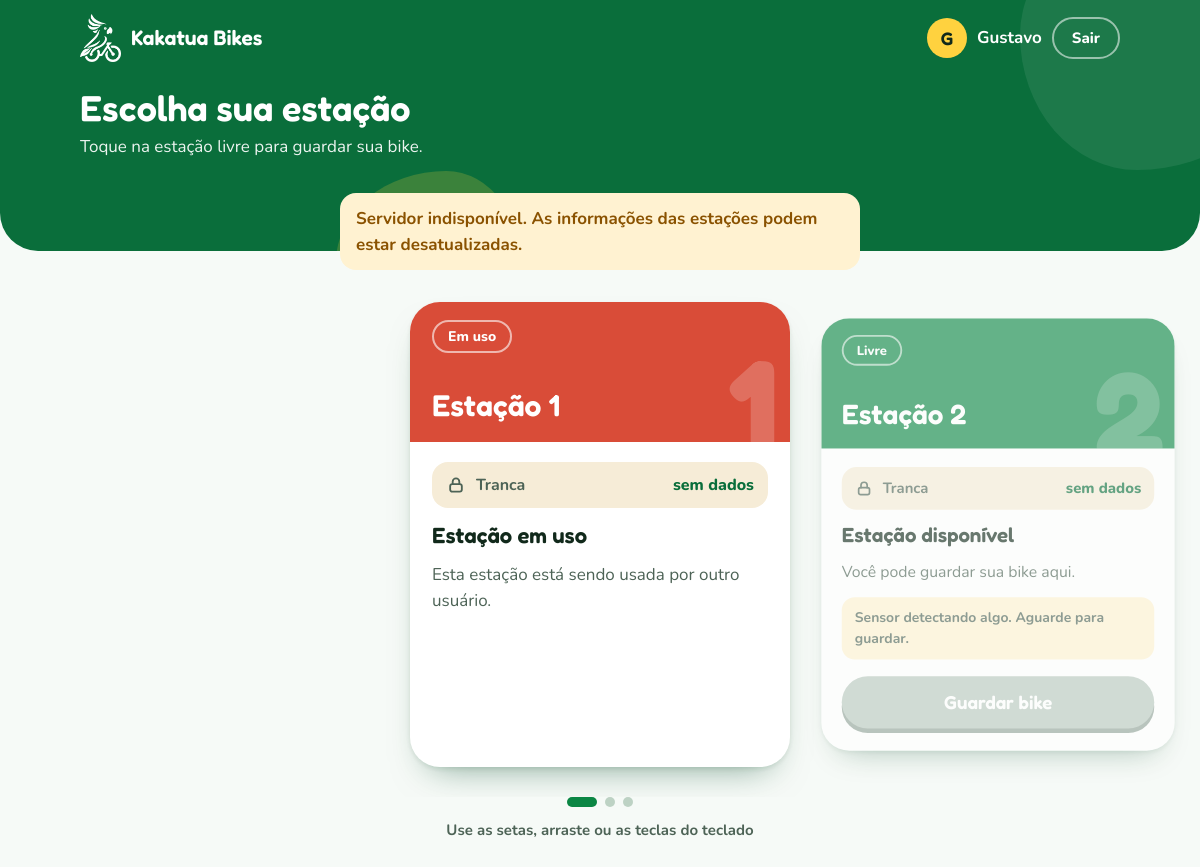
The page /page2/ (signed in) on the database as committed earlier.
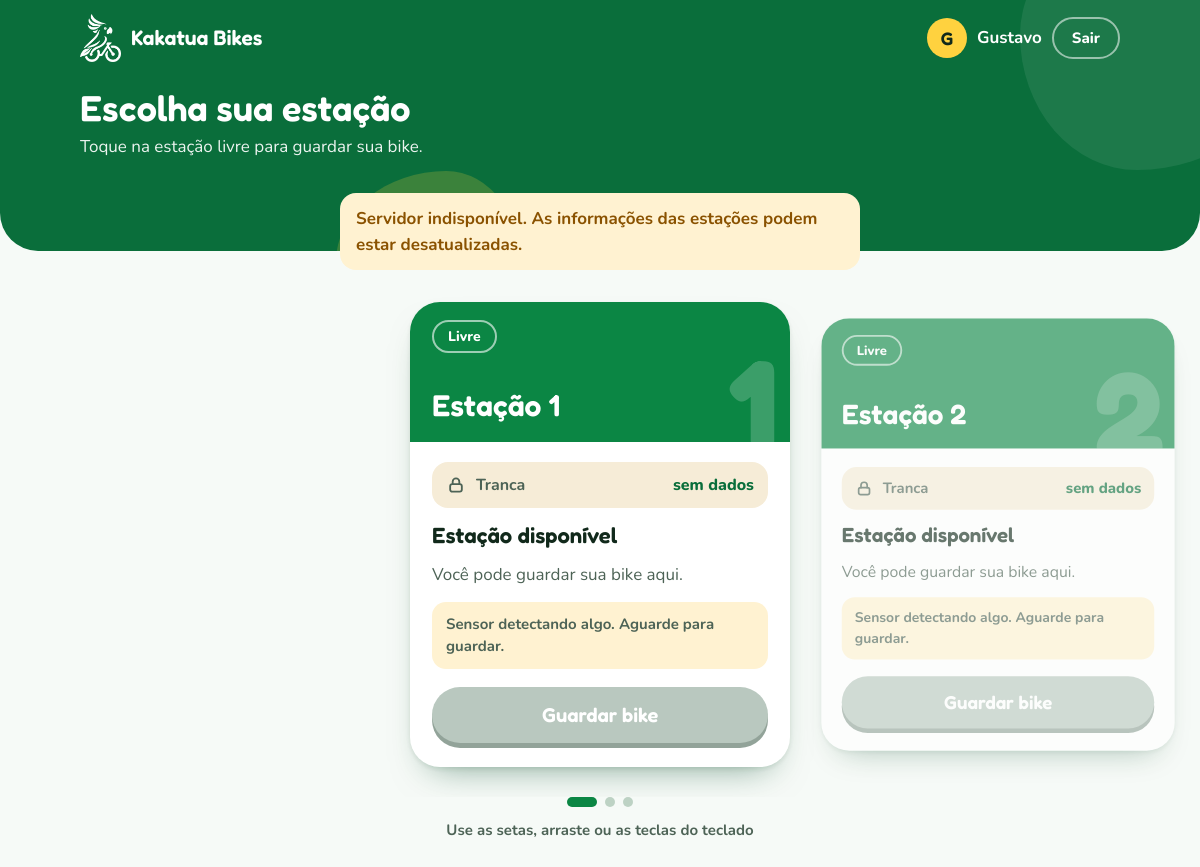
The same page on the database as committed later.
### kakatuasoft/models.py (models this page shows, shortened)
class Usuario(models.Model):
    Login = models.CharField(max_length=50, unique=True)
    Email = models.EmailField(unique=True, null=True, blank=True)
    Senha = models.CharField(max_length=128)
    id_tranca = models.IntegerField(default=0)
    estado_tranca = models.IntegerField(default=0)
    tranca_reservada = models.IntegerField(default=0)
    email_verificado = models.BooleanField(default=False)
    criado_em = models.DateTimeField(auto_now_add=True, null=True)
    ultima_liberacao = models.DateTimeField(null=True, blank=True)

class Estacao(models.Model):
    nome = models.CharField(max_length=50)
    latitude = models.FloatField(null=True, blank=True)
    longitude = models.FloatField(null=True, blank=True)
    ocupada_por = models.ForeignKey(
        Usuario,
        null=True, blank=True,
        on_delete=models.SET_NULL,
        related_name="estacoes_ocupadas",
    )
    ocupada_em = models.DateTimeField(null=True, blank=True)
    @property
    def livre(self):
        return self.ocupada_por_id is None

### kakatuasoft/views.py (the view)
# urls.py: path('page2/', views.page2, name='page2'),
@login_necessario
def page2(request):
    estacoes = list(Estacao.objects.all().order_by('id'))
    estado = _estado_servidor(estacoes)
    for e in estacoes:
        e.tranca = estado['trancas'].get(e.pk)
        e.sensor_bloqueia = estado['sensor_bloqueia'][e.pk]
    return render(request, 'page2.html', {
        'usuario': request.usuario,
        'estacoes': estacoes,
        'bloqueada': estado['bloqueada'],
        'exigir_localizacao': EXIGIR_LOCALIZACAO,
    })

### kakatuasoft/servidor.py (called while the page is built)
def _get(path):
    try:
        r = requests.get(SERVIDOR_URL + path, headers=HEADERS, timeout=3)
        r.raise_for_status()
        return r.json()
    except Exception as e:
        print(f"Erro ao consultar {path}: {e}")
        return None

def consultar_estacao():
    dados = _get("estacao/")
    return None if dados is None else bool(dados.get("bloqueada", False))

### kakatuasoft/views.py (called while the page is built, shortened)
def login_necessario(view):
    @wraps(view)
    def wrapper(request, *args, **kwargs):
        usuario_id = request.session.get('usuario_id')
        if not usuario_id:
            return redirect('page1')
        try:
            request.usuario = Usuario.objects.get(id=usuario_id)
        except Usuario.DoesNotExist:
            request.session.flush()
            return redirect('page1')
        return view(request, *args, **kwargs)
    return wrapper

def _sensor_bloqueia(pk, tranca):
    if pk not in ESTACOES_COM_SENSOR:
        return False
    if tranca is None:
        return True
    return str(tranca.get('estado')).strip().lower() in ESTADOS_DETECTANDO

def _estado_servidor(estacoes):
    bloqueada = consultar_estacao()
    if bloqueada is None:  # servidor indisponível
        return {
            'bloqueada': None,
            'trancas': {},
            'sensor_bloqueia': {e.pk: _sensor_bloqueia(e.pk, None) for e in estacoes},
        }

### kakatuasoft/templates/page2.html (shortened to what this page needs)
<!DOCTYPE html>
<html lang="pt-br">
<head>
</head>
<body>
    <header class="topo">
        <span class="bolha bolha-1" aria-hidden="true"></span>
        <div class="topo-linha">
            <div class="marca">
                <img class="logo" alt="Kakatua Bikes" width="308" height="360">
                Kakatua Bikes
            </div>
            <div class="usuario-box">
                <div class="avatar" aria-hidden="true">{{ usuario.Login|first|upper }}</div>
                <span class="nome nome-completo">{{ usuario.Login }}</span>
                <form action="{% url 'logout' %}" method="post" style="margin: 0;">
                    <button type="submit" class="btn-sair">Sair</button>
                </form>
            </div>
        </div>
        <div class="cabecalho">
            <h1>
                <span class="txt-normal">Escolha sua estação</span>
            </h1>
            <p class="txt-normal">Toque na estação livre para guardar sua bike.</p>
        </div>
    </header>
    <main class="palco">
        <div class="avisos">
            <p id="banner-bloqueio" class="banner" role="status" {% if bloqueada is not None %}hidden{% endif %}>
                Servidor indisponível. As informações das estações podem estar desatualizadas.
            </p>
        </div>
        <div class="carrossel">
            <div class="trilho" id="trilho" tabindex="0" role="region" aria-label="Estações disponíveis">
                {% for estacao in estacoes %}
                    {% if estacao.livre %}
                        <section class="card-estacao" data-situacao="livre">
                    {% elif estacao.ocupada_por == usuario %}
                        <section class="card-estacao" data-situacao="sua">
                    {% else %}
                        <section class="card-estacao" data-situacao="ocupada">
                    {% endif %}
                        <div class="card-topo">
                            {% if estacao.livre %}
                                <span class="selo">Livre</span>
                            {% elif estacao.ocupada_por == usuario %}
                                <span class="selo">Sua bike</span>
                            {% else %}
                                <span class="selo">Em uso</span>
                            {% endif %}
                            <h2>{{ estacao.nome }}</h2>
                            <span class="numero" aria-hidden="true">{{ estacao.pk }}</span>
                        </div>
                        <div class="card-corpo">
                            <p class="tranca-info">
                                <svg width="20" height="20" viewBox="0 0 24 24" fill="none" stroke="currentColor" stroke-width="2.2" stroke-linecap="round" stroke-linejoin="round" aria-hidden="true"><rect x="5" y="11" width="14" height="9" rx="2.5"/><path d="M8 11V8a4 4 0 0 1 8 0v3"/></svg>
                                Tranca
                                <span class="tranca" data-id="{{ estacao.pk }}"{% if estacao.tranca %} data-estado="{{ estacao.tranca.estado }}"{% endif %}>
                                    {% if estacao.tranca %}{{ estacao.tranca.estado }}{% if estacao.tranca.reservada %} (reservada){% endif %}{% else %}sem dados{% endif %}
                                </span>
                            </p>
                            {% if estacao.livre %}
                                <h3>Estação disponível</h3>
                                <p>Você pode guardar sua bike aqui.</p>
                                <p class="aviso-sensor" data-id="{{ estacao.pk }}"
                                   {% if not estacao.sensor_bloqueia %}hidden{% endif %}>
                                    Sensor detectando algo. Aguarde para guardar.
                                </p>
                                <form method="post" action="{% url 'ocupar_estacao' estacao.pk %}" class="form-ocupar">
                                    <button type="submit" class="btn-acao btn-armazenar" data-id="{{ estacao.pk }}"
                                            {% if estacao.sensor_bloqueia %}disabled{% endif %}>Guardar bike</button>
                                </form>
                            {% else %}
                                <h3>Estação em uso</h3>
                                <p>Esta estação está sendo usada por outro usuário.</p>
                            {% endif %}
                        </div>
                    </section>
                {% empty %}
                    <div class="vazio">
                        <p>Nenhuma estação cadastrada.</p>
                    </div>
                {% endfor %}
            </div>
            <div class="pontos" id="pontos" aria-label="Escolher estação"></div>
            <p class="dica">
                <span class="dica-mouse">Use as setas, arraste ou as teclas do teclado</span>
            </p>
        </div>
    </main>
</body>
</html>

Rows that differ between the two databases and show on the page:
changed Estacao "Estação 1": ocupada_por_id "Em uso Estação em uso Esta estação está sendo usada por outro usuário." → "Livre Estação disponível Você pode guardar sua bike aqui. Sensor detectando algo. Aguarde para guardar. Guardar bike"
